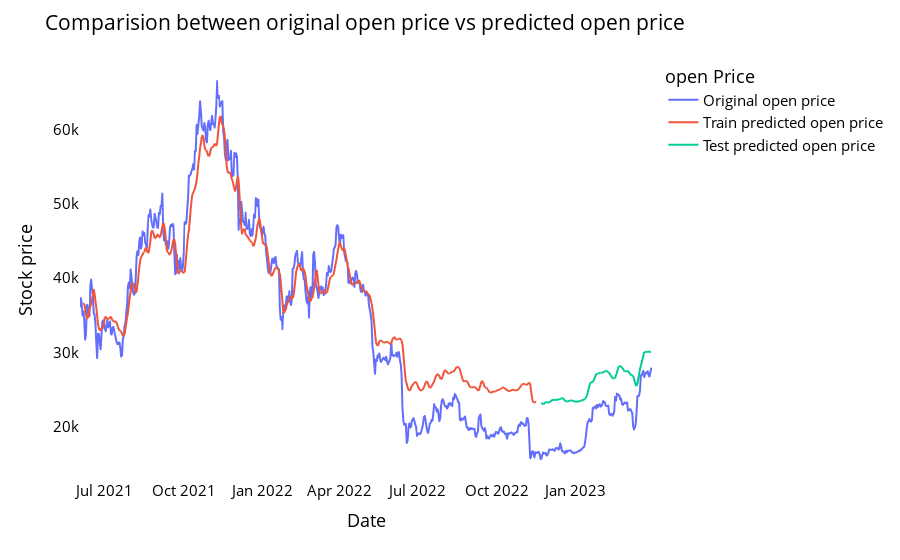

The cell this chart's notebook holds for it:
### Code cell
# shift train predictions for plotting

look_back=time_step
trainPredictPlot = np.empty_like(open_df)
trainPredictPlot[:, :] = np.nan
trainPredictPlot[look_back:len(train_predict)+look_back, :] = train_predict
print("Train predicted data: ", trainPredictPlot.shape)

# shift test predictions for plotting
testPredictPlot = np.empty_like(open_df)
testPredictPlot[:, :] = np.nan
testPredictPlot[len(train_predict)+(look_back*2)+1:len(open_df)-1, :] = test_predict
print("Test predicted data: ", testPredictPlot.shape)


names = cycle(['Original open price','Train predicted open price','Test predicted open price'])


plotdf = pd.DataFrame({'date': open_stock['datetime'],
                       'original_open': open_stock['open'],
                      'train_predicted_open': trainPredictPlot.reshape(1,-1)[0].tolist(),
                      'test_predicted_open': testPredictPlot.reshape(1,-1)[0].tolist()})

fig = px.line(plotdf,x=plotdf['date'], y=[plotdf['original_open'],plotdf['train_predicted_open'],
                                          plotdf['test_predicted_open']],
              labels={'value':'Stock price','date': 'Date'})
fig.update_layout(title_text='Comparision between original open price vs predicted open price',
                  plot_bgcolor='white', font_size=15, font_color='black', legend_title_text='open Price')
fig.for_each_trace(lambda t:  t.update(name = next(names)))

fig.update_xaxes(showgrid=False)
fig.update_yaxes(showgrid=False)
fig.show()

### Figure 1 — Plotly figure (JSON) as saved in the notebook; plotly's stock layout.template omitted (floating-point values rounded to 4 significant figures; data arrays with more than 128 entries replaced by an {"elided": "..."} marker saying what was removed)
{"data": [{"hovertemplate": "variable=original_open<br>Date=%{x}<br>Stock price=%{y}<extra></extra>", "legendgroup": "original_open", "line": {"color": "#636efa", "dash": "solid"}, "marker": {"symbol": "circle"}, "mode": "lines", "name": "Original open price", "showlegend": true, "type": "scattergl", "x": {"elided": "668 str values"}, "xaxis": "x", "y": {"elided": "668 float values"}, "yaxis": "y"}, {"hovertemplate": "variable=train_predicted_open<br>Date=%{x}<br>Stock price=%{y}<extra></extra>", "legendgroup": "train_predicted_open", "line": {"color": "#EF553B", "dash": "solid"}, "marker": {"symbol": "circle"}, "mode": "lines", "name": "Train predicted open price", "showlegend": true, "type": "scattergl", "x": {"elided": "668 str values"}, "xaxis": "x", "y": {"elided": "668 float values"}, "yaxis": "y"}, {"hovertemplate": "variable=test_predicted_open<br>Date=%{x}<br>Stock price=%{y}<extra></extra>", "legendgroup": "test_predicted_open", "line": {"color": "#00cc96", "dash": "solid"}, "marker": {"symbol": "circle"}, "mode": "lines", "name": "Test predicted open price", "showlegend": true, "type": "scattergl", "x": {"elided": "668 str values"}, "xaxis": "x", "y": {"elided": "668 float values"}, "yaxis": "y"}], "layout": {"autosize": true, "font": {"color": "black", "size": 15}, "legend": {"title": {"text": "open Price"}, "tracegroupgap": 0}, "margin": {"t": 60}, "plot_bgcolor": "white", "title": {"text": "Comparision between original open price vs predicted open price"}, "xaxis": {"anchor": "y", "autorange": true, "domain": [0, 1], "range": ["2021-06-02", "2023-03-31"], "showgrid": false, "title": {"text": "Date"}, "type": "date"}, "yaxis": {"anchor": "x", "autorange": true, "domain": [0, 1], "range": [12820.0, 69350.0], "showgrid": false, "title": {"text": "Stock price"}, "type": "linear"}}}
